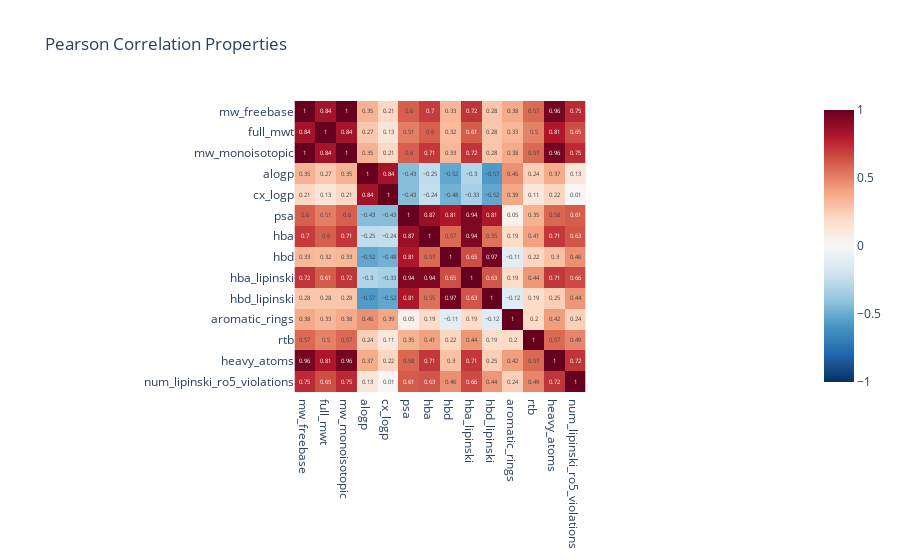

The notebook cell this image was saved under:
### Code cell
# px.imshow(properties_correlation, text_auto=True, title="Pearson Correlation Properties").update_xaxes(tickvals=properties_correlation.columns, ticktext=[f'X{i}' for i in properties_correlation.columns], tickmode="array").show()
px.imshow(properties_correlation, text_auto=True, title="Pearson Correlation Properties", x=list(properties_correlation.columns), y=list(properties_correlation.columns), color_continuous_scale='RdBu_r', zmin=-1, zmax=1)

### Figure 1 — Plotly figure (JSON) as saved in the notebook; plotly's stock layout.template omitted (floating-point values rounded to 4 significant figures; data arrays with more than 128 entries replaced by an {"elided": "..."} marker saying what was removed)
{"data": [{"coloraxis": "coloraxis", "hovertemplate": "x: %{x}<br>y: %{y}<br>color: %{z}<extra></extra>", "name": "0", "texttemplate": "%{z}", "type": "heatmap", "x": ["mw_freebase", "full_mwt", "mw_monoisotopic", "alogp", "cx_logp", "psa", "hba", "hbd", "hba_lipinski", "hbd_lipinski", "aromatic_rings", "rtb", "heavy_atoms", "num_lipinski_ro5_violations"], "xaxis": "x", "y": ["mw_freebase", "full_mwt", "mw_monoisotopic", "alogp", "cx_logp", "psa", "hba", "hbd", "hba_lipinski", "hbd_lipinski", "aromatic_rings", "rtb", "heavy_atoms", "num_lipinski_ro5_violations"], "yaxis": "y", "z": {"elided": "14x14 float values"}}], "layout": {"coloraxis": {"cmax": 1, "cmin": -1, "colorscale": [[0, "rgb(5,48,97)"], [0.1, "rgb(33,102,172)"], [0.2, "rgb(67,147,195)"], [0.3, "rgb(146,197,222)"], [0.4, "rgb(209,229,240)"], [0.5, "rgb(247,247,247)"], [0.6, "rgb(253,219,199)"], [0.7, "rgb(244,165,130)"], [0.8, "rgb(214,96,77)"], [0.9, "rgb(178,24,43)"], [1, "rgb(103,0,31)"]]}, "title": {"text": "Pearson Correlation Properties"}, "xaxis": {"anchor": "y", "constrain": "domain", "domain": [0, 1], "scaleanchor": "y"}, "yaxis": {"anchor": "x", "autorange": "reversed", "constrain": "domain", "domain": [0, 1]}}}
